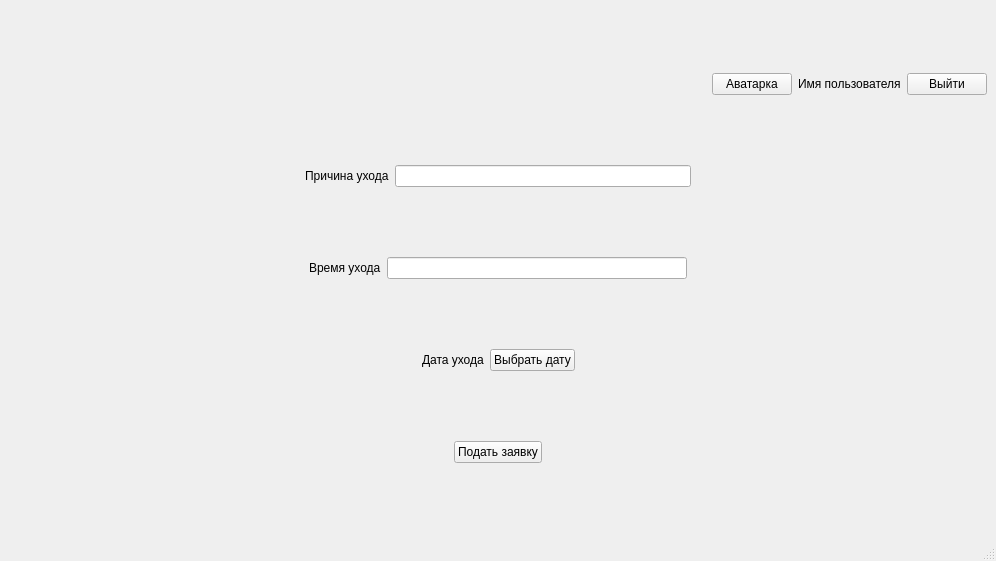
<?xml version="1.0" encoding="UTF-8"?>
<ui version="4.0">
 <class>MainWindow</class>
 <widget class="QMainWindow" name="MainWindow">
  <property name="geometry">
   <rect>
    <x>0</x>
    <y>0</y>
    <width>996</width>
    <height>561</height>
   </rect>
  </property>
  <property name="windowTitle">
   <string>MainWindow</string>
  </property>
  <widget class="QWidget" name="centralwidget">
   <layout class="QVBoxLayout" name="verticalLayout">
    <item>
     <layout class="QHBoxLayout" name="horizontalLayout_3">
      <item>
       <spacer name="horizontalSpacer">
        <property name="orientation">
         <enum>Qt::Horizontal</enum>
        </property>
        <property name="sizeHint" stdset="0">
         <size>
          <width>40</width>
          <height>20</height>
         </size>
        </property>
       </spacer>
      </item>
      <item>
       <widget class="QPushButton" name="pushButton_5">
        <property name="text">
         <string>Аватарка</string>
        </property>
        <property name="autoRepeat">
         <bool>false</bool>
        </property>
       </widget>
      </item>
      <item>
       <widget class="QLabel" name="label_4">
        <property name="text">
         <string>Имя пользователя</string>
        </property>
       </widget>
      </item>
      <item>
       <widget class="QPushButton" name="pushButton_4">
        <property name="text">
         <string>Выйти</string>
        </property>
        <property name="autoRepeat">
         <bool>false</bool>
        </property>
       </widget>
      </item>
     </layout>
    </item>
    <item>
     <layout class="QHBoxLayout" name="horizontalLayout">
      <item>
       <spacer name="horizontalSpacer_2">
        <property name="orientation">
         <enum>Qt::Horizontal</enum>
        </property>
        <property name="sizeHint" stdset="0">
         <size>
          <width>40</width>
          <height>20</height>
         </size>
        </property>
       </spacer>
      </item>
      <item>
       <widget class="QLabel" name="label">
        <property name="text">
         <string>Причина ухода</string>
        </property>
       </widget>
      </item>
      <item>
       <widget class="QLineEdit" name="lineEdit"/>
      </item>
      <item>
       <spacer name="horizontalSpacer_6">
        <property name="orientation">
         <enum>Qt::Horizontal</enum>
        </property>
        <property name="sizeHint" stdset="0">
         <size>
          <width>40</width>
          <height>20</height>
         </size>
        </property>
       </spacer>
      </item>
     </layout>
    </item>
    <item>
     <layout class="QHBoxLayout" name="horizontalLayout_2">
      <item>
       <spacer name="horizontalSpacer_3">
        <property name="orientation">
         <enum>Qt::Horizontal</enum>
        </property>
        <property name="sizeHint" stdset="0">
         <size>
          <width>40</width>
          <height>20</height>
         </size>
        </property>
       </spacer>
      </item>
      <item>
       <widget class="QLabel" name="label_2">
        <property name="text">
         <string>Время ухода</string>
        </property>
       </widget>
      </item>
      <item>
       <widget class="QLineEdit" name="lineEdit_2"/>
      </item>
      <item>
       <spacer name="horizontalSpacer_7">
        <property name="orientation">
         <enum>Qt::Horizontal</enum>
        </property>
        <property name="sizeHint" stdset="0">
         <size>
          <width>40</width>
          <height>20</height>
         </size>
        </property>
       </spacer>
      </item>
     </layout>
    </item>
    <item>
     <layout class="QHBoxLayout" name="horizontalLayout_4">
      <item>
       <spacer name="horizontalSpacer_4">
        <property name="orientation">
         <enum>Qt::Horizontal</enum>
        </property>
        <property name="sizeHint" stdset="0">
         <size>
          <width>40</width>
          <height>20</height>
         </size>
        </property>
       </spacer>
      </item>
      <item>
       <widget class="QLabel" name="label_3">
        <property name="text">
         <string>Дата ухода</string>
        </property>
       </widget>
      </item>
      <item>
       <widget class="QPushButton" name="pushButton">
        <property name="text">
         <string>Выбрать дату</string>
        </property>
       </widget>
      </item>
      <item>
       <spacer name="horizontalSpacer_8">
        <property name="orientation">
         <enum>Qt::Horizontal</enum>
        </property>
        <property name="sizeHint" stdset="0">
         <size>
          <width>40</width>
          <height>20</height>
         </size>
        </property>
       </spacer>
      </item>
     </layout>
    </item>
    <item>
     <layout class="QHBoxLayout" name="horizontalLayout_5">
      <item>
       <spacer name="horizontalSpacer_5">
        <property name="orientation">
         <enum>Qt::Horizontal</enum>
        </property>
        <property name="sizeHint" stdset="0">
         <size>
          <width>40</width>
          <height>20</height>
         </size>
        </property>
       </spacer>
      </item>
      <item>
       <widget class="QPushButton" name="pushButton_3">
        <property name="text">
         <string>Подать заявку</string>
        </property>
       </widget>
      </item>
      <item>
       <spacer name="horizontalSpacer_9">
        <property name="orientation">
         <enum>Qt::Horizontal</enum>
        </property>
        <property name="sizeHint" stdset="0">
         <size>
          <width>40</width>
          <height>20</height>
         </size>
        </property>
       </spacer>
      </item>
     </layout>
    </item>
   </layout>
  </widget>
  <widget class="QMenuBar" name="menubar">
   <property name="geometry">
    <rect>
     <x>0</x>
     <y>0</y>
     <width>996</width>
     <height>26</height>
    </rect>
   </property>
  </widget>
  <widget class="QStatusBar" name="statusbar"/>
 </widget>
 <resources/>
 <connections/>
</ui>
